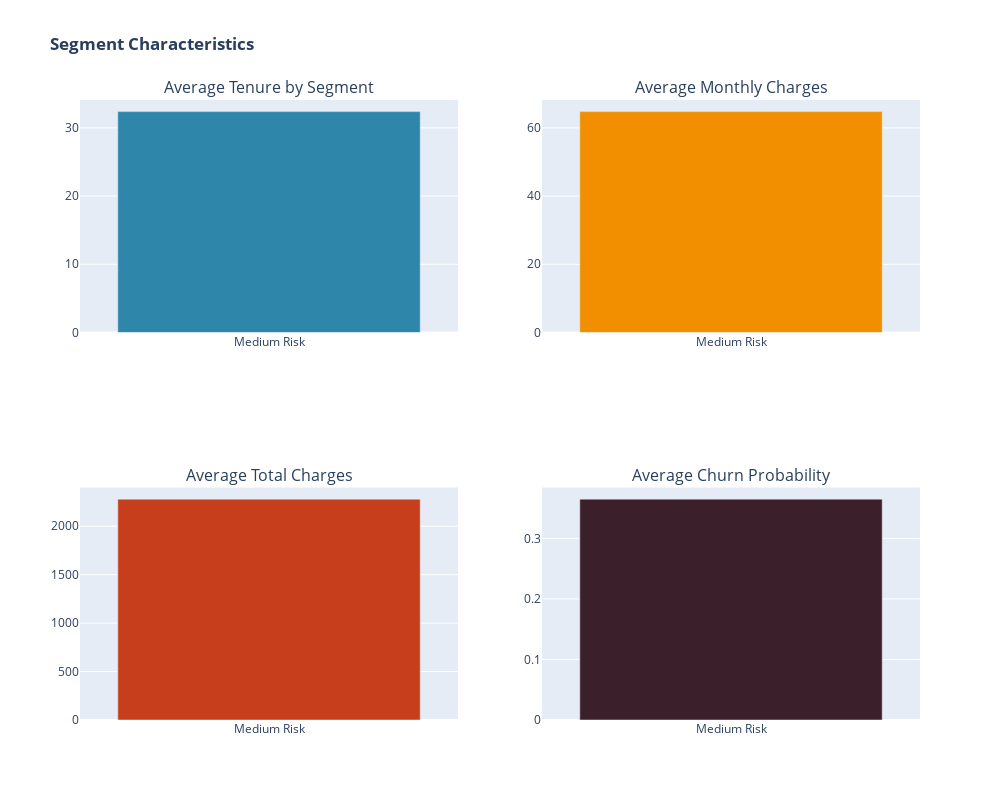

The notebook cell this image was saved under:
### Code cell
fig = make_subplots(rows=2, cols=2, subplot_titles=(
    "Average Tenure by Segment", 
    "Average Monthly Charges",
    "Average Total Charges",
    "Average Churn Probability"))

fig.add_trace(
    go.Bar(x=segment_analysis['Segment'], y=segment_analysis['tenure'],
          name='Tenure', marker_color=COLOR_PALETTE[0]),
    row=1, col=1
)

fig.add_trace(
    go.Bar(x=segment_analysis['Segment'], y=segment_analysis['MonthlyCharges'],
          name='Monthly Charges', marker_color=COLOR_PALETTE[1]),
    row=1, col=2
)

fig.add_trace(
    go.Bar(x=segment_analysis['Segment'], y=segment_analysis['TotalCharges'],
          name='Total Charges', marker_color=COLOR_PALETTE[2]),
    row=2, col=1
)

fig.add_trace(
    go.Bar(x=segment_analysis['Segment'], y=segment_analysis['ChurnProbability'],
          name='Churn Probability', marker_color=COLOR_PALETTE[3]),
    row=2, col=2
)

fig.update_layout(height=800, width=1000, title_text="<b>Segment Characteristics</b>", showlegend=False)
fig.show()

### Figure 1 — Plotly figure (JSON) as saved in the notebook; plotly's stock layout.template omitted (floating-point values rounded to 4 significant figures)
{"data": [{"marker": {"color": "#2E86AB"}, "name": "Tenure", "type": "bar", "x": ["Medium Risk"], "xaxis": "x", "y": [32.37], "yaxis": "y"}, {"marker": {"color": "#F18F01"}, "name": "Monthly Charges", "type": "bar", "x": ["Medium Risk"], "xaxis": "x2", "y": [64.76], "yaxis": "y2"}, {"marker": {"color": "#C73E1D"}, "name": "Total Charges", "type": "bar", "x": ["Medium Risk"], "xaxis": "x3", "y": [2280.0], "yaxis": "y3"}, {"marker": {"color": "#3B1F2B"}, "name": "Churn Probability", "type": "bar", "x": ["Medium Risk"], "xaxis": "x4", "y": [0.3648], "yaxis": "y4"}], "layout": {"annotations": [{"font": {"size": 16}, "showarrow": false, "text": "Average Tenure by Segment", "x": 0.225, "xanchor": "center", "xref": "paper", "y": 1, "yanchor": "bottom", "yref": "paper"}, {"font": {"size": 16}, "showarrow": false, "text": "Average Monthly Charges", "x": 0.775, "xanchor": "center", "xref": "paper", "y": 1, "yanchor": "bottom", "yref": "paper"}, {"font": {"size": 16}, "showarrow": false, "text": "Average Total Charges", "x": 0.225, "xanchor": "center", "xref": "paper", "y": 0.375, "yanchor": "bottom", "yref": "paper"}, {"font": {"size": 16}, "showarrow": false, "text": "Average Churn Probability", "x": 0.775, "xanchor": "center", "xref": "paper", "y": 0.375, "yanchor": "bottom", "yref": "paper"}], "height": 800, "showlegend": false, "title": {"text": "<b>Segment Characteristics</b>"}, "width": 1000, "xaxis": {"anchor": "y", "domain": [0, 0.45]}, "xaxis2": {"anchor": "y2", "domain": [0.55, 1]}, "xaxis3": {"anchor": "y3", "domain": [0, 0.45]}, "xaxis4": {"anchor": "y4", "domain": [0.55, 1]}, "yaxis": {"anchor": "x", "domain": [0.625, 1]}, "yaxis2": {"anchor": "x2", "domain": [0.625, 1]}, "yaxis3": {"anchor": "x3", "domain": [0, 0.375]}, "yaxis4": {"anchor": "x4", "domain": [0, 0.375]}}}
